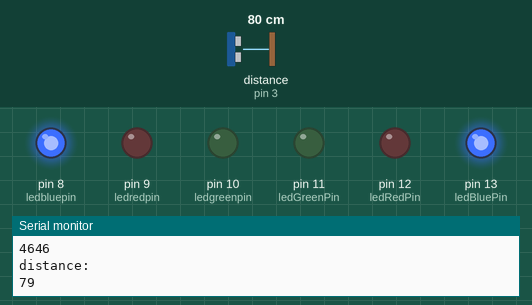
This sketch was run on a simulated Arduino Uno, built with avr-gcc and run on an emulated ATmega328P. On the bench: output pins drawn as LEDs (lit = HIGH), the last lines printed to the serial monitor. Wiring (inferred from the names in the program): ultrasonic range finder: trigger pin 5; echo pin 3. Inputs (shaded band) come from the test bench; at power-on: distance to the obstacle (sensor on pin 3) 80 cm. The echo pulse lasts 58.3 µs per cm; pins used as bus, display or sensor lines are not drawn.

Above: at 1.2 s.
1.3 s: distance to the obstacle (sensor on pin 3) set to 56 cm
4.3 s: distance to the obstacle (sensor on pin 3) set to 47 cm
At 4.35 s:
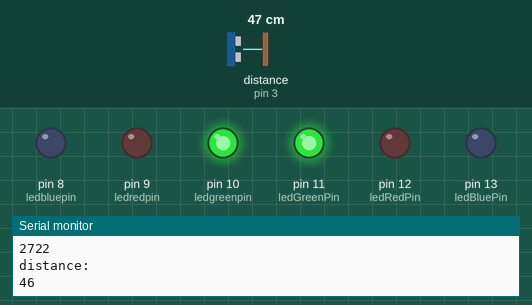
7.3 s: distance to the obstacle (sensor on pin 3) set to 33 cm
10.3 s: distance to the obstacle (sensor on pin 3) set to 27 cm
At 10.35 s:
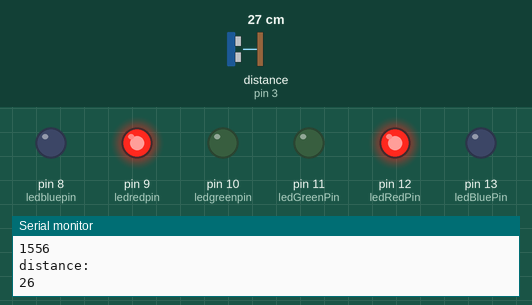
13.3 s: distance to the obstacle (sensor on pin 3) set to 35 cm
At 13.54 s:
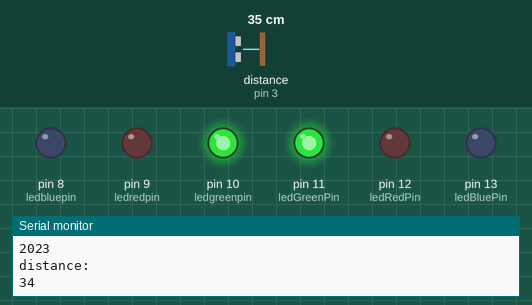
16.3 s: distance to the obstacle (sensor on pin 3) set to 2 cm
At 16.53 s:
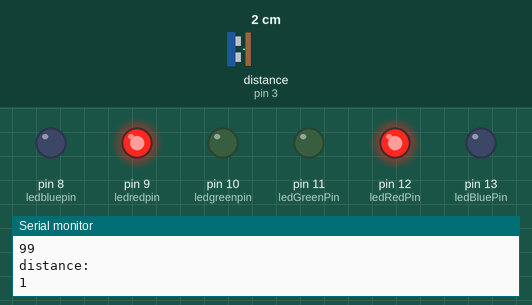
Timing chart, 0 to 19.3 s (numbered marks = the images above; inputs shaded):
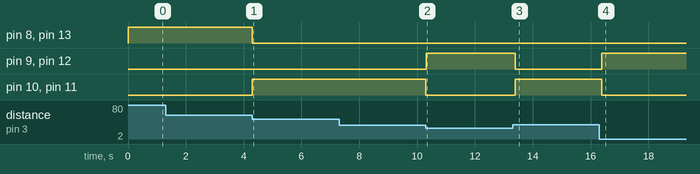

The sketch:

Ultrasonic_2LED.ino
```cpp
#include "Arduino.h"

//초음파센서 trig, echo핀 설정 trig는 trigger이고 echo는 말그대로 되돌아옴
int distTrigPin = 5; //왜 앞에 const를 다는가 변수 이름은 distTrigpin이라고 설정한거고 그 핀 번호를 4번으로 하겠다라는 의미인가?
int distEchoPin = 3;

//3색 LED 핀 설정
int ledredpin = 9;
int ledgreenpin = 10;
int ledbluepin = 8;
int ledRedPin = 12;
int ledGreenPin = 11;
int ledBluePin = 13;

void setup() {
  pinMode(distTrigPin, OUTPUT);
  pinMode(distEchoPin, INPUT);
  Serial.begin(115200);
}

void loop() {
  analogWrite(ledredpin, 0);
  analogWrite(ledgreenpin, 0);
  analogWrite(ledbluepin, 0);

  analogWrite(ledRedPin, 0);
  analogWrite(ledGreenPin, 0);
  analogWrite(ledBluePin, 0);

  //거리 측정
  digitalWrite(distTrigPin, HIGH); //초음파 발사
  // 1sec = 1000 ms, 1ms = 1000 microSec
  delayMicroseconds(10);//10ms = 0.00001sec 초음파 센서는 미세하게 다뤄야 하기때문에 충분히 발사되는데 0.0001초면 충분하다는 의미?
  digitalWrite(distTrigPin, LOW); //잠깐 쉬고 바로 꺼줌

  //pulseIn: pin이 HIGH가 될 때까지의 시간을 구함
  //최대 1초까지 대기, 대기 중 HIGH가 안된다면 0으로 반환
  long duration = pulseIn(distEchoPin, HIGH);//long이라고 하는 형태로 duration이라는 이름으로 변수 선언, 그 변수 값은 echo핀으로 초음파가 돌아온 시간을 넣는다.
  if(duration == 0) { //loop문 종료조건
    return;
  }

  // 29.1를 나누면 cm단위, 왕복이기 때문에 58.2
  int distance = duration / 58.2;
  Serial.println("duration: ");
  Serial.println(duration);
  Serial.println("distance: ");
  Serial.println(distance);

  if(distance < 30) {
    analogWrite(ledRedPin, 255);
    analogWrite(ledredpin, 255);
  }
  else if(distance < 50) {
    analogWrite(ledGreenPin, 255);
    analogWrite(ledgreenpin, 255);
  }
  else {
    analogWrite(ledBluePin, 255);
    analogWrite(ledbluepin, 255);
  }

  delay(100);
}
```

Measured:
- the behaviour switches between 51 and 50 cm on distance to the obstacle (sensor on pin 3) (found by bisection; images 0 and 1)
- the behaviour switches between 31 and 30 cm on distance to the obstacle (sensor on pin 3) (found by bisection; images 1 and 2)
- after the input at 4.3 s, pin 8 (ledbluepin), pin 13 (ledBluePin): HIGH → LOW at once; pin 10 (ledgreenpin), pin 11 (ledGreenPin): LOW → HIGH at once
- after the input at 10.3 s, pin 9 (ledredpin), pin 12 (ledRedPin): LOW → HIGH at once; pin 10 (ledgreenpin), pin 11 (ledGreenPin): HIGH → LOW at once
- after the input at 13.3 s, pin 9 (ledredpin), pin 12 (ledRedPin): HIGH → LOW after 0.09 s; pin 10 (ledgreenpin), pin 11 (ledGreenPin): LOW → HIGH after 0.09 s
- after the input at 16.3 s, pin 9 (ledredpin), pin 12 (ledRedPin): LOW → HIGH after 0.08 s; pin 10 (ledgreenpin), pin 11 (ledGreenPin): HIGH → LOW after 0.08 s
